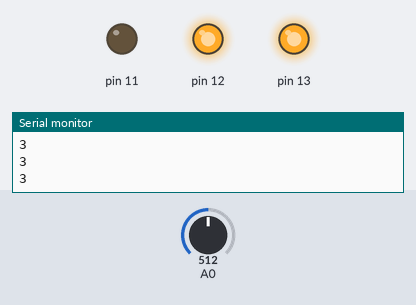
Bench run of a sketch on a simulated Arduino Uno, built with avr-gcc and run on an emulated ATmega328P. Shown: output pins drawn as LEDs (lit = HIGH), the last lines printed to the serial monitor. The inputs (shaded band) are chosen by the test bench; at power-on: A0 = 512.

Above: at 1.2 s.
1.3 s: A0 set to 498
At 1.9 s:
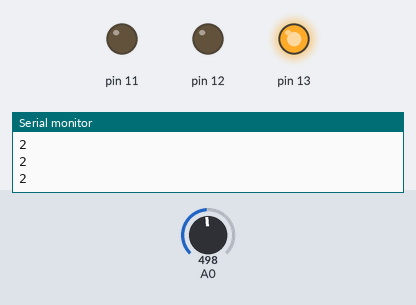
2.8 s: A0 set to 181
4.3 s: A0 set to 154
At 5.5 s:
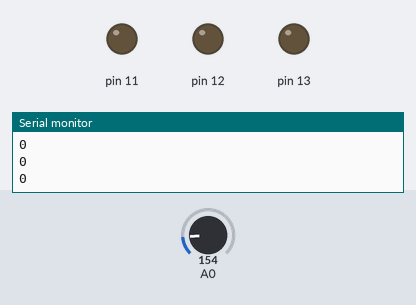
5.8 s: A0 set to 900
At 6.9 s:
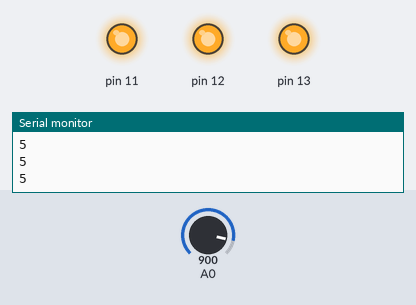
7.3 s: A0 set to 869
8.8 s: A0 set to 834
At 9.5 s:
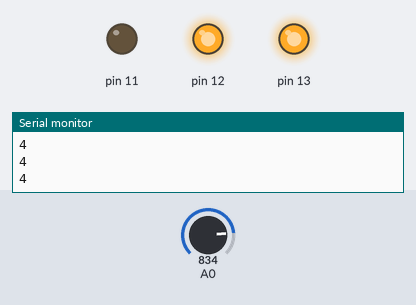
Timing chart, 0 to 11.3 s (numbered marks = the images above; inputs shaded):
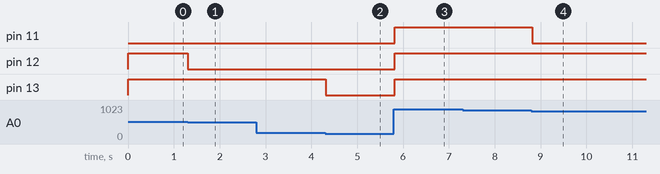

The sketch:

led_potenciometro.ino
```cpp
void setup() {
  Serial.begin(9600);
  pinMode(11, OUTPUT);
  pinMode(12, OUTPUT);
  pinMode(13, OUTPUT);
}

void loop() {
  int val;
  val = map(analogRead(0), 0, 1023, 0, 6);
  Serial.println(val);
  if(val>=1) digitalWrite(13,HIGH);
  else digitalWrite(13, LOW);
  if(val>=3) digitalWrite(12,HIGH);
  else digitalWrite(12, LOW);
  if(val>=5) digitalWrite(11,HIGH);
  else digitalWrite(11, LOW);
  delay(100);
}
```

Measured:
- the behaviour switches between 512 and 511 on A0 (found by bisection; images 0 and 1)
- the behaviour switches between 171 and 170 on A0 (found by bisection; images 1 and 2)
- the behaviour switches between 853 and 852 on A0 (found by bisection; images 3 and 4)
- after the input at 1.3 s, pin 12: HIGH → LOW at once
- after the input at 4.3 s, pin 13: HIGH → LOW at once
- after the input at 5.8 s, pin 11–13: LOW → HIGH at once
- after the input at 8.8 s, pin 11: HIGH → LOW at once
